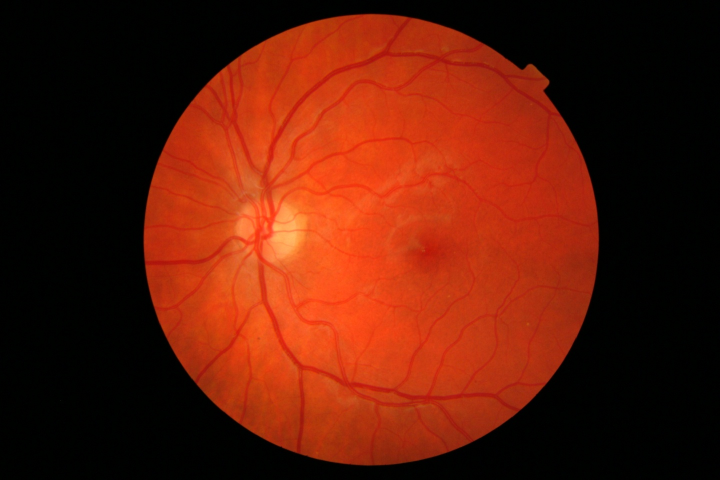
#> input picture data/Messidor-2/IM0007.001.tif, 1440 x 960 px (shown at 1/2 size); its folder holds only this picture in this run
$ python -i preprocess.py   (imports and definitions only)
#> lines starting #> are read from the running program, lines starting #| are printed output that depends on the picture; after the words box and inside, x2 and y2 are one past the last pixel; in counts of white or black regions, pixels touching at a corner belong together
#> further down, picture is the input picture: shape (960, 1440, 3); mean B, G, R 9.2, 27.9, 94.5
########################################################################
#
# Functions for preprocessing data-set.
#
# Implemented in Python 3.5
#
########################################################################

import tensorflow as tf
import os
import sys
import cv2
import matplotlib
# [1 line not run here, left out]
from pylab import array, arange, uint8

########################################################################


def _increase_contrast(image):
    """
    Helper function for increasing contrast of image.
    """
    # Create a local copy of the image.
    copy = image.copy()

    maxIntensity = 255.0
    x = arange(maxIntensity)

    # Parameters for manipulating image data.
    phi = 1.3
    theta = 1.5
    y = (maxIntensity/phi)*(x/(maxIntensity/theta))**0.5

    # Decrease intensity such that dark pixels become much darker,
    # and bright pixels become slightly dark.
    copy = (maxIntensity/phi)*(copy/(maxIntensity/theta))**2
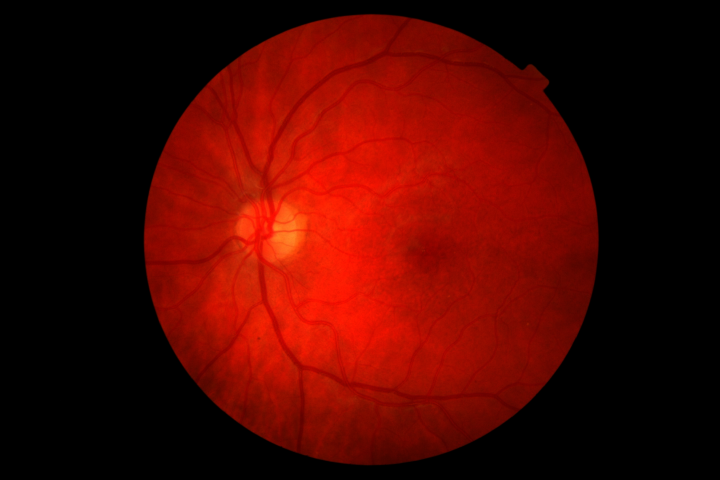
#> copy: shape (960, 1440, 3) float64 (shown at 1/2 size); mean B, G, R 1.5, 12, 131.2; drawn with min black and max white
    copy = array(copy, dtype=uint8)
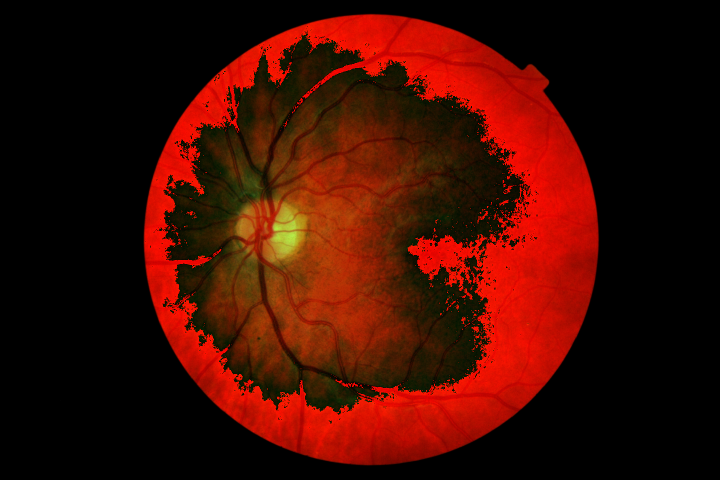
#> copy: shape (960, 1440, 3) (shown at 1/2 size); mean B, G, R 1.2, 11.8, 63.1

    return copy


def _find_contours(image):
    """
    Helper function for finding contours of image.

    Returns coordinates of contours.
    """
    # Increase constrast in image to increase changes of finding
    # contours.
    processed = _increase_contrast(image)

    # Get the gray-scale of the image.
    gray = cv2.cvtColor(processed, cv2.COLOR_BGR2GRAY)
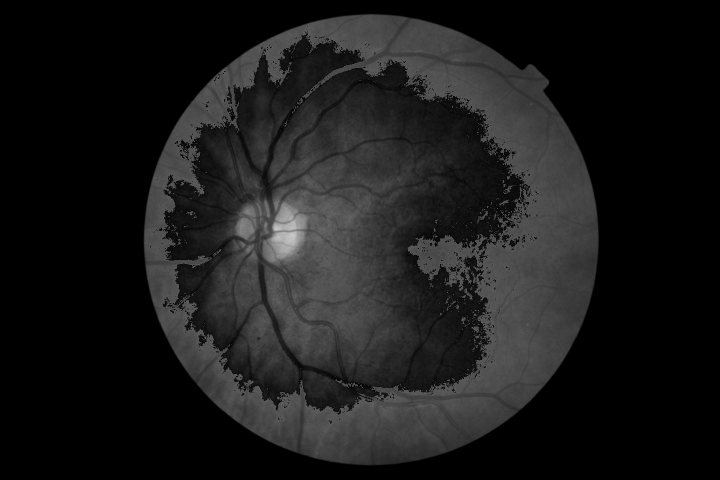
#> gray: shape (960, 1440) (shown at 1/2 size); min 0, max 203, mean 25.9

    # Detect contour(s) in the image.
    cnts = cv2.findContours(
        gray, cv2.RETR_EXTERNAL, cv2.CHAIN_APPROX_SIMPLE)[-2]
#> cnts = 2 contours, 1 with area under 20; largest, box (x1, y1, x2, y2) and area: (285, 26, 1200, 933) 650487
    center = None

    # At least ensure that some contours were found.
    if len(cnts) > 0:
        # Find the largest contour in the mask.
        c = max(cnts, key=cv2.contourArea)
#> c = contour of 1363 points, box (x1, y1, x2, y2) (285, 26, 1200, 933), area 650487
        ((x, y), radius) = cv2.minEnclosingCircle(c)
#> x = 748.4; y = 468.3; radius = 467.3

        # Assume the radius is of a certain size.
        if radius > 100:
            M = cv2.moments(c)
#> M = moments, m00 650487, centre m10/m00, m01/m00 = (742.7, 478.1)
            center = (int(M["m10"] / M["m00"]), int(M["m01"] / M["m00"]))
#> center = (742, 478)

            return (center, radius)


# [230 lines left out: functions _get_filename, _resize_and_center_fundus, _get_image_paths, _resize_and_center_fundus_all, resize_and_center_fundus, resize and 2 more, not called in this run]

>>> import cv2
>>> picture = cv2.imread('../data/Messidor-2/IM0007.001.tif')
>>> result = _find_contours(picture)
#> result = ((742, 478), 467.3)

$ run again, on data/Messidor-2/IM0034.001.tif
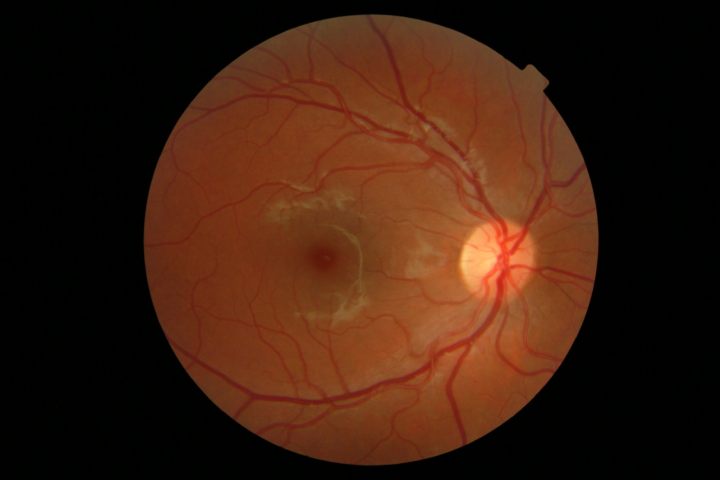
#> input picture data/Messidor-2/IM0034.001.tif, 1440 x 960 px (shown at 1/2 size)
#> picture is the input picture: shape (960, 1440, 3); mean B, G, R 14.6, 29.9, 59.7
#> in _increase_contrast, `copy = array(copy, dtype=uint8)`:
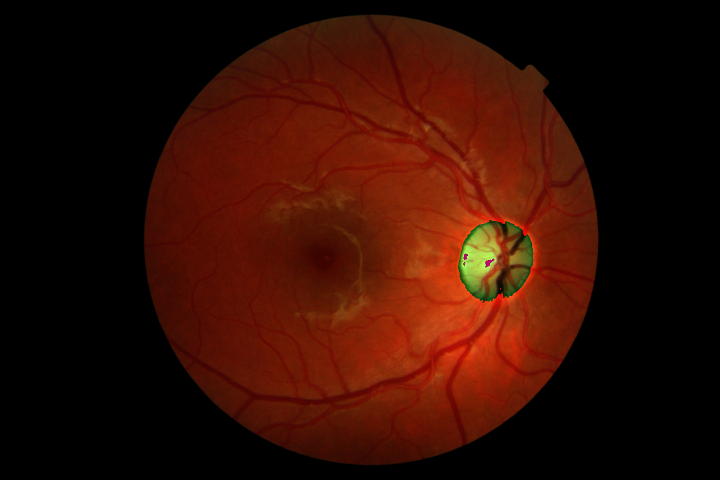
#> copy: shape (960, 1440, 3) (shown at 1/2 size); mean B, G, R 3.2, 13.4, 50
#> in _find_contours, `gray = cv2.cvtColor(processed, cv2.COLOR_BGR2GRAY)`:
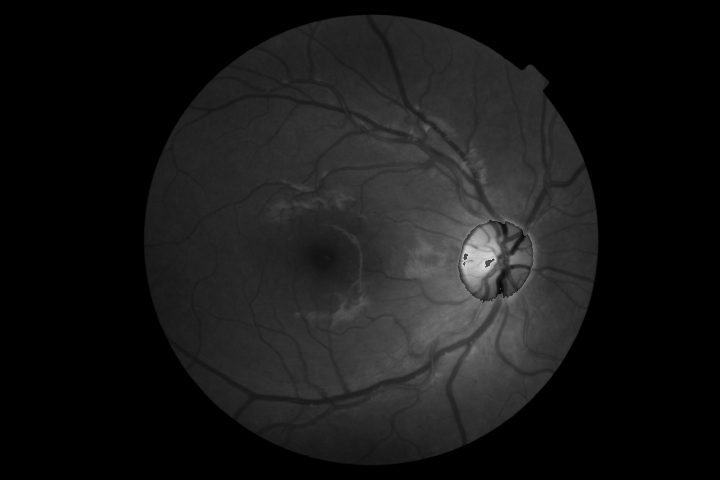
#> gray: shape (960, 1440) (shown at 1/2 size); min 0, max 217, mean 23.2
#> cnts = 2 contours, 1 with area under 20; largest, box (x1, y1, x2, y2) and area: (286, 28, 1198, 932) 646838
#> c = contour of 1352 points, box (x1, y1, x2, y2) (286, 28, 1198, 932), area 646838
#> x = 747.1; y = 467.9; radius = 466.1
#> M = moments, m00 646837.5, centre m10/m00, m01/m00 = (742.6, 478.8)
#> center = (742, 478)
#> result = ((742, 478), 466.1)
